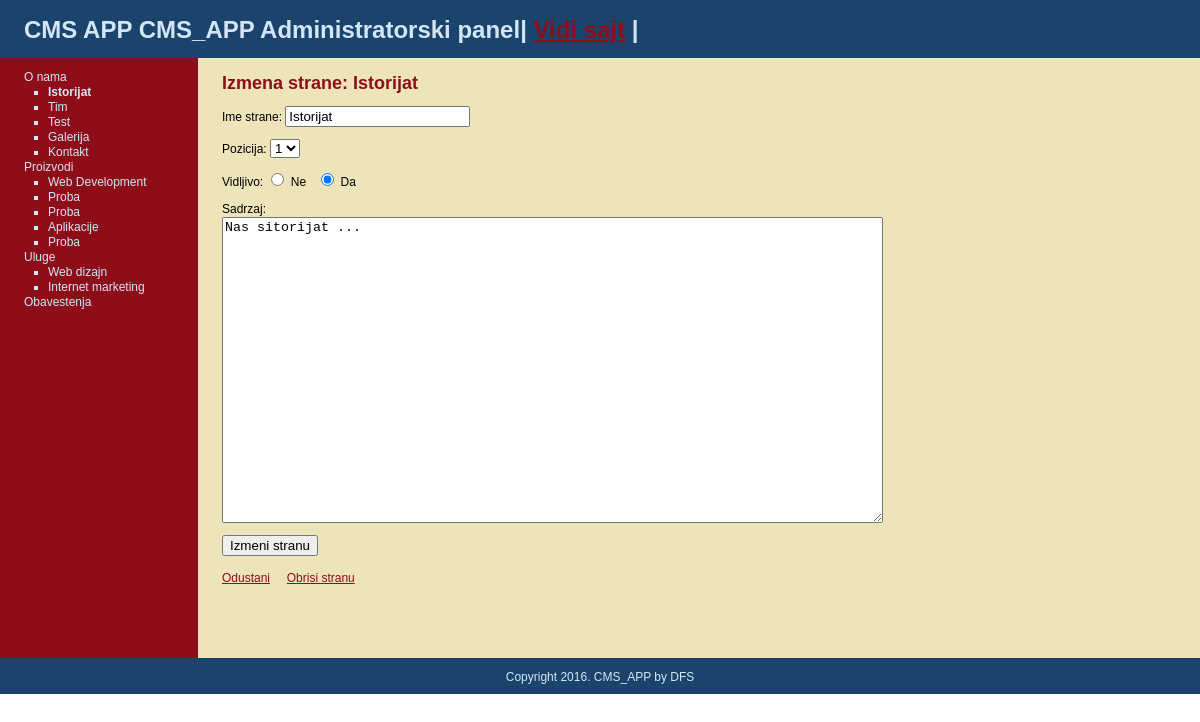
Screenshot of /izmena_strane.php?strana=1 (signed in) with the database file from the repository.
### tables this page shows
CREATE TABLE IF NOT EXISTS `meni` (
  `id` int(11) NOT NULL,
  `ime_dugmeta` varchar(30) NOT NULL,
  `pozicija` int(3) NOT NULL,
  `vidljivo` tinyint(1) NOT NULL
);

CREATE TABLE IF NOT EXISTS `strane` (
  `id` int(11) NOT NULL,
  `dugme_id` int(11) NOT NULL,
  `ime_strane` varchar(30) NOT NULL,
  `pozicija` int(3) NOT NULL,
  `vidljivo` tinyint(1) NOT NULL,
  `sadrzaj` text
);

### public/izmena_strane.php (the view, shortened to what this page needs)
<?php require_once("../includes/konekcija.php") ?>
<?php require_once("../includes/funkcije.php") ?>
<?php  prikaz_naslova(); ?>
<?php include("../includes/layout/header.php") ?>
<div id="main">
	<div id="navigacija">
  		<?php echo navigacija($trenutni_naslov_teme, $trenutni_naslov_strane); ?>
	</div>
	<div id="strana">
        <h2>Izmena strane: <?php echo htmlentities($trenutni_naslov_strane["ime_strane"]); ?></h2>
    <form action="izmena_strane.php?strana=<?php echo urlencode($trenutni_naslov_strane["id"]); ?>" method="post">
      <p>Ime strane:
        <input type="text" name="ime_strane" value="<?php echo htmlentities($trenutni_naslov_strane["ime_strane"]); ?>" />
      </p>
      <p>Pozicija:
        <select name="pozicija">
        <?php
          $strana_set = prikaz_strana_koji_pripadaju_temi($trenutni_naslov_strane["dugme_id"], false);
          $brojac_strana = mysqli_num_rows($strana_set);
          for($broj=1; $broj <= $brojac_strana; $broj++) {
            echo "<option value=\"{$broj}\"";
            if ($trenutni_naslov_strane["pozicija"] == $broj) {
              echo " selected";
            }
            echo ">{$broj}</option>";
          }
        ?>
        </select>
      </p>
      <p>Vidljivo:
        <input type="radio" name="vidljivo" value="0" <?php if ($trenutni_naslov_strane["vidljivo"] == 0) { echo "checked"; } ?> /> Ne
        &nbsp;
        <input type="radio" name="vidljivo" value="1" <?php if ($trenutni_naslov_strane["vidljivo"] == 1) { echo "checked"; } ?>/> Da
      </p>
      <p>Sadrzaj:<br />
        <textarea id="elm1" name="sadrzaj" rows="20" cols="80"><?php echo htmlentities($trenutni_naslov_strane["sadrzaj"]); ?></textarea>
      </p>
      <input type="submit" name="submit" value="Izmeni stranu" />
    </form>
    <br />
    <a href="azuriranje.php?strana=<?php echo urlencode($trenutni_naslov_strane["id"]); ?>">Odustani</a>
    <a href="brisanje_strane.php?strana=<?php echo urlencode($trenutni_naslov_strane["id"]); ?>" onclick="return confirm('Da li ste sigurni da zelite da obrisete stranu?');">Obrisi stranu</a>
	</div>
</div>
<?php include("../includes/layout/footer.php") ?>

### includes/funkcije.php (shortened to what this page needs)
<?php
	function prikaz_tema($javno = true) {
		global $konekcija;
            $query = "SELECT * ";
            $query .= "FROM meni ";
            $query .= "ORDER BY pozicija ASC ";
            $tema_set = mysqli_query($konekcija, $query);
			return $tema_set;
	}
	function prikaz_strana_koji_pripadaju_temi($tema_id, $javno=true) {
		global $konekcija;
     		$query = "SELECT * ";
			$query .= "FROM strane ";;
			$query .= "WHERE dugme_id = {$tema_id} ";
			$query .= " ORDER BY pozicija ASC ";
			$strana_set = mysqli_query($konekcija, $query);
			return $strana_set;
	}
	function navigacija ($tema_niz, $strana_niz) {
		    $output = "<ul class=\"tema\">";
            	$tema_set = prikaz_tema(false);
            	while ($tema = mysqli_fetch_assoc($tema_set)) {
			$output .= "<li ";
			$output .=  ">";
			$output .= "<a href=\"azuriranje.php?tema=";
			$output .=  urlencode($tema["id"]);
			$output .= "\">";
			$output .=  $tema["ime_dugmeta"];
			$output .= "</a>";
				$strana_set = prikaz_strana_koji_pripadaju_temi($tema["id"], false);
            $output .= "<ul class=\"strana\">";
            	while ($strana = mysqli_fetch_assoc($strana_set)) {
            $output .=  "<li ";
				if ($strana_niz && $strana["id"] == $strana_niz["id"] ) {
			$output .=  "class=\"selektovano\"";
				}
			$output .=  ">";
			$output .= "<a href=\"azuriranje.php?strana=";
			$output .=  urlencode($strana["id"]);
			$output .= "\">";
			$output .=  $strana["ime_strane"];
			$output .= "</a>";
            $output .= "</li>";
           		}
            $output .= "</ul>";
            $output .= "</li>";
            	}
			$output .= "</ul>";
			return $output;
				}
	function prikaz_naslova_strane_na_osnovu_id ($naslov_id, $javno=true) {
		global $konekcija;
		$siguran_id = mysqli_real_escape_string($konekcija, $naslov_id);
		$query = "SELECT * ";
		$query .= "FROM strane ";
		$query .= "WHERE id = {$siguran_id} ";
		$query .= "LIMIT 1";
		$strana_set = mysqli_query($konekcija, $query);
		if ($naslov = mysqli_fetch_assoc($strana_set)) {
			return $naslov;
		} else {
			return NULL;
		}
	}
	function prikaz_naslova($javno=false) {
		if (isset($_GET["tema"])){
		$trenutni_naslov_teme = prikaz_naslova_teme_na_osnovu_id ($_GET["tema"], $javno);
		if ($trenutni_naslov_teme && $javno) {
				$trenutni_naslov_teme = default_strana_za_teme($trenutni_naslov_teme["id"]);
			} else {$trenutni_naslov_strane = NULL;}
	}
	elseif (isset($_GET["strana"])) {
		$trenutni_naslov_strane = prikaz_naslova_strane_na_osnovu_id ($_GET["strana"], $javno);
		$trenutni_naslov_teme = NULL;
	} else {
		$trenutni_naslov_teme = NULL;
		$trenutni_naslov_strane = NULL;
	}
	}
?>

### public/css/stil.css (style rules this page uses)
body { margin: 0; margin-top: -18px; padding: 0; border: 0; font-size: 12px; line-height:15px; backgrund: #EEE4B9; font-family: Arial; }
a { color: #8D0D19; }
#main { height: 600px; width: 100%; margin: 0; padding: 0; background: #EEE4B9; }
#navigacija { float: left; width: 150px; height: 100%; margin: 0; padding: 0 2em; color: #D4E6F4; background:#8D0D19; }
#navigacija a { color:#D4E6F4; text-decoration: none; }
.tema { margin: 1em 0; padding-left: 0; list-style:none; }
.strana { padding-left: 2em; list-style: square; font-weight:normal; }
.selektovano { font-weight: bold; }
#strana { float: left; height: 100%; padding-left: 2em; vertical-align: top; background: #EEE4B9; }
#strana h2 { color: #8D0D19; margin-top: 1em; }

### public/js/lightbox/css/lightbox.css (style rules this page uses)
body:after { content: url(../img/close.png) url(../img/loading.gif) url(../img/prev.png) url(../img/next.png); display: none; }

### rows the page displays
meni: value "O nama"
strane: value "Istorijat", ime_strane "Istorijat", pozicija "1", vidljivo "☑", sadrzaj "Nas sitorijat ..."
strane: value "Tim"
strane: value "Test"
strane: value "Galerija"
strane: value "Kontakt"
meni: value "Proizvodi"
strane: value "Web Development"
strane: value "Proba"
strane: value "Proba"
strane: value "Aplikacije"
strane: value "Proba"
meni: value "Uluge"
strane: value "Web dizajn"
strane: value "Internet marketing"
meni: value "Obavestenja"

### other values shown
AUTOR "by DFS"
